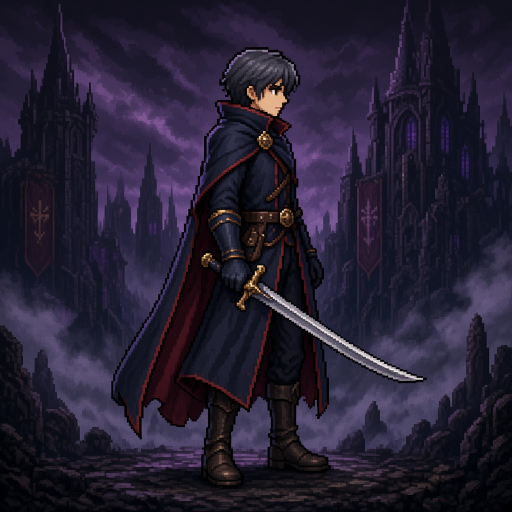
#> input picture art-src/visual-prototypes/01_personagem/CHAR-A_pixel_32.jpg, 1024 x 1024 px (shown at 1/2 size)
$ python -i d10_common.py   (imports and definitions only)
#> lines starting #> are read from the running program, lines starting #| are printed output that depends on the picture
#> further down, picture is the input picture: PIL image 1024x1024 RGB; mean R, G, B 37.3, 31.5, 50.3
"""Shared D10 helpers."""
from __future__ import annotations

import json
from pathlib import Path

from PIL import Image, ImageDraw

ROOT = Path(__file__).resolve().parents[1]
REPO = ROOT.parents[2]
VIS = REPO / "art-src" / "visual-prototypes"
D2 = VIS / "d2_protagonista_B"
D4 = VIS / "d4_modular_d2"
D7 = VIS / "d7_pixel_programatico"
D8 = VIS / "d8_atlas_modular_2d"
D9 = VIS / "d9_modularidade_real"

CELL = (128, 160)
PIVOT = (64, 156)
GAME_H = 52
LAB_H = 110

PAL = {
    "shirt": (40, 36, 56, 255),
    "pants": (20, 18, 35, 255),
    "boot": (44, 16, 15, 255),
    "wine": (64, 0, 16, 255),
    "wine_hi": (96, 24, 40, 255),
    "steel": (174, 168, 180, 255),
    "steel_hi": (240, 235, 239, 255),
    "gold": (188, 152, 72, 255),
    "hair": (29, 27, 51, 255),
    "skin": (205, 145, 109, 255),
    "coat": (29, 26, 55, 255),
}


def nearest(im, tw, th):
    im = im.convert("RGBA")
    w, h = im.size
    out = Image.new("RGBA", (tw, th))
    s, d = im.load(), out.load()
    for y in range(th):
        sy = min(h - 1, y * h // th)
        for x in range(tw):
            sx = min(w - 1, x * w // tw)
            d[x, y] = s[sx, sy]
    return out


# [12 lines left out: function nearest_up, not called in this run]


def canvas():
    return Image.new("RGBA", CELL, (0, 0, 0, 0))


def trim(im, pad=0):
#> called with pad = 0
    box = im.split()[-1].getbbox()
#> box = (0, 0, 1024, 1024)
    if not box:
        return im
    x0, y0, x1, y1 = box
#> x0 = 0; y0 = 0; x1 = 1024; y1 = 1024
    return im.crop((max(0, x0 - pad), max(0, y0 - pad), min(im.width, x1 + pad), min(im.height, y1 + pad)))


def scale_to_height(im, th):
    im = trim(im.convert("RGBA"))
    if im.height <= 0:
        return Image.new("RGBA", (1, th), (0, 0, 0, 0))
    tw = max(1, int(round(im.width * th / im.height)))
#> tw = 52
    return nearest(im, tw, th)
#> in nearest, `out = Image.new("RGBA", (tw, th))`: out: PIL image 52x52 RGBA; every value is 0
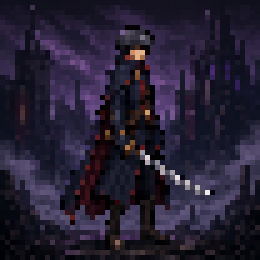
#> returned value: PIL image 52x52 RGBA (shown 5 times larger); mean R, G, B, A 37.3, 31.5, 50.4, 255


# [9 lines left out: function feet_place, not called in this run]


def scale_game(im):
    return scale_to_height(im, GAME_H)


# [50 lines left out: functions strip_chroma, board, save_gif, not called in this run]


def write_json(path, data):
    path.parent.mkdir(parents=True, exist_ok=True)
    path.write_text(json.dumps(data, indent=2), encoding="utf-8")


def opaque_count(im):
    return sum(1 for p in im.getdata() if p[3] > 16)


# [45 lines left out: functions load_d2_frames, load_d4, load_causeway, quantize_to_palette, not called in this run]

>>> from PIL import Image
>>> picture = Image.open('../../01_personagem/CHAR-A_pixel_32.jpg')
>>> result = scale_game(picture)
